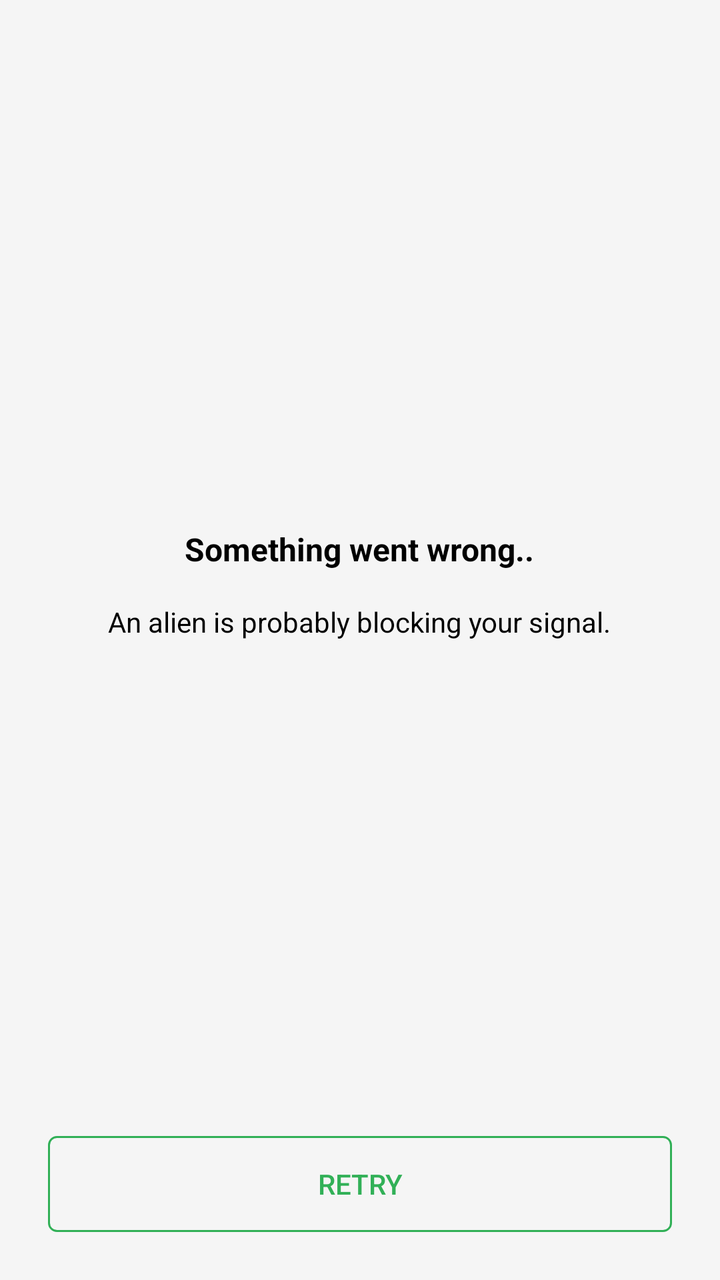
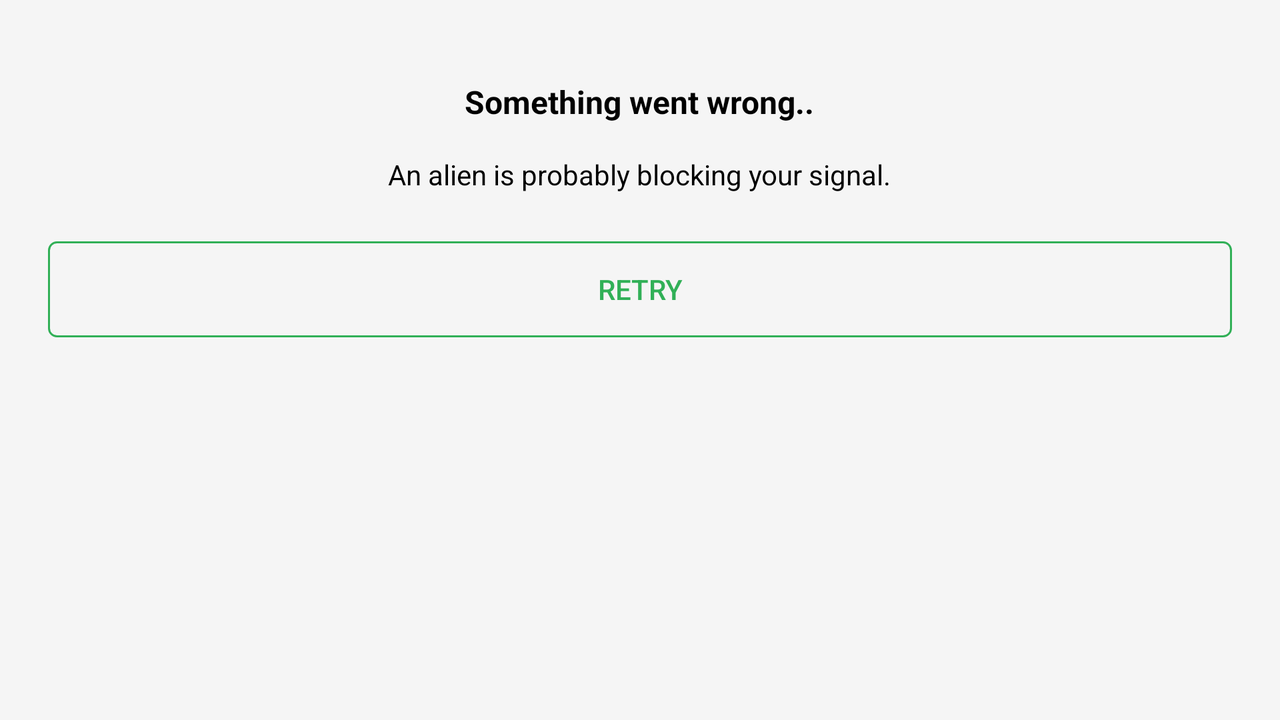

One screen, two layout resources from the same app: the default and the repository's alternative for another configuration. Each is rendered where Android would select it; the XML of both is given below.
<!-- AndroidManifest.xml: application theme AppTheme -->
<!-- res/layout/empty_layout.xml -->
<?xml version="1.0" encoding="utf-8"?>
<layout xmlns:tools="http://schemas.android.com/tools"
    xmlns:android="http://schemas.android.com/apk/res/android">

    <data>

        <variable
            name="viewModel"
            type="com.jacksondeng.gojek.popularrepositories.viewmodel.FetchRepositoriesViewModel" />
    </data>

    <ScrollView
        android:layout_width="match_parent"
        android:layout_height="match_parent"
        android:background="@color/material_grey100"
        android:fillViewport="true">

        <LinearLayout
            android:layout_width="match_parent"
            android:layout_height="wrap_content"
            android:orientation="vertical">

            <Space
                android:layout_width="wrap_content"
                android:layout_height="0dp"
                android:layout_weight="1">
            </Space>

            <ImageView
                android:id="@+id/placeHolder"
                android:layout_width="wrap_content"
                android:layout_height="wrap_content"
                android:layout_gravity="center"
                android:layout_marginTop="24dp"
                android:src="@drawable/nointernet_connection"
                tools:ignore="ContentDescription" />

            <TextView
                android:id="@+id/titleTv"
                android:layout_width="wrap_content"
                android:layout_height="wrap_content"
                android:layout_gravity="center"
                android:layout_marginTop="16dp"
                android:text="@string/empty_layout_title"
                android:textColor="@android:color/primary_text_light"
                android:textSize="16sp"
                android:textStyle="bold" />

            <TextView
                android:id="@+id/subtitileTv"
                android:layout_width="wrap_content"
                android:layout_height="wrap_content"
                android:layout_gravity="center"
                android:layout_marginTop="16dp"
                android:text="@string/empty_layout_subtitle"
                android:textColor="@android:color/primary_text_light"
                android:textSize="14sp" />

            <Space
                android:layout_width="wrap_content"
                android:layout_height="0dp"
                android:layout_weight="1"/>

            <Button
                android:id="@+id/btnTryAgain"
                android:layout_width="match_parent"
                android:layout_height="wrap_content"
                android:layout_gravity="bottom"
                android:layout_margin="24dp"
                android:background="@drawable/try_again_btn_background"
                android:paddingTop="12dp"
                android:paddingBottom="12dp"
                android:text="@string/string_try_again"
                android:textColor="?attr/colorPrimary" />

        </LinearLayout>

    </ScrollView>

</layout>
<!-- resources referenced by this layout -->
<resources>
  <color name="material_grey100">#F5F5F5</color>
  <!-- drawable try_again_btn_background (drawable) -->
  <?xml version="1.0" encoding="utf-8"?>
  <selector xmlns:android="http://schemas.android.com/apk/res/android">
  
      <item><shape>
          <stroke android:width="1dp" android:color="?attr/colorPrimary" />
  
          <solid android:color="@android:color/transparent" />
  
          <corners
              android:bottomLeftRadius="4dp"
              android:bottomRightRadius="4dp"
              android:topLeftRadius="4dp"
              android:topRightRadius="4dp" />
      </shape></item>
  
  </selector>
  <string name="empty_layout_subtitle">An alien is probably blocking your signal.</string>
  <string name="empty_layout_title">Something went wrong..</string>
  <string name="string_try_again">Retry</string>
  <style name="AppTheme" parent="Theme.AppCompat.DayNight.DarkActionBar">
          
          <item name="colorPrimary">@color/colorPrimary</item>
          <item name="colorPrimaryDark">@color/colorPrimaryDark</item>
          <item name="colorAccent">@color/colorAccent</item>
      </style>
  <color name="colorPrimary">#31B057</color>
  <color name="colorPrimaryDark">#31B057</color>
  <color name="colorAccent">#D81B60</color>
</resources>
<!-- res/layout-land/empty_layout.xml (the repository's variant of the layout above) -->
<!-- drawn on the phone turned sideways -->
<?xml version="1.0" encoding="utf-8"?>
<layout xmlns:android="http://schemas.android.com/apk/res/android"
    xmlns:app="http://schemas.android.com/apk/res-auto">

    <data>

        <variable
            name="viewModel"
            type="com.jacksondeng.gojek.popularrepositories.viewmodel.FetchRepositoriesViewModel" />
    </data>

    <ScrollView
        android:layout_width="match_parent"
        android:layout_height="match_parent"
        android:background="@color/material_grey100"
        android:fillViewport="true">

        <LinearLayout
            android:layout_width="match_parent"
            android:layout_height="wrap_content"
            android:orientation="vertical">


            <ImageView
                android:layout_marginTop="24dp"
                android:id="@+id/placeHolder"
                android:layout_width="wrap_content"
                android:layout_height="wrap_content"
                android:layout_gravity="center"
                android:src="@drawable/nointernet_connection"/>

            <TextView
                android:layout_gravity="center"
                android:id="@+id/titleTv"
                android:layout_width="wrap_content"
                android:layout_height="wrap_content"
                android:layout_marginTop="16dp"
                android:text="@string/empty_layout_title"
                android:textColor="@android:color/primary_text_light"
                android:textSize="16sp"
                android:textStyle="bold" />

            <TextView
                android:layout_gravity="center"
                android:id="@+id/subtitileTv"
                android:layout_width="wrap_content"
                android:layout_height="wrap_content"
                android:layout_marginTop="16dp"
                android:text="@string/empty_layout_subtitle"
                android:textColor="@android:color/primary_text_light"
                android:textSize="14sp" />

            <Button
                android:id="@+id/btnTryAgain"
                android:layout_width="match_parent"
                android:layout_height="wrap_content"
                android:layout_margin="24dp"
                android:background="@drawable/try_again_btn_background"
                android:paddingTop="12dp"
                android:paddingBottom="12dp"
                android:text="@string/string_try_again"
                android:textColor="?attr/colorPrimary"
                android:layout_gravity="bottom"/>

        </LinearLayout>

    </ScrollView>

</layout>
